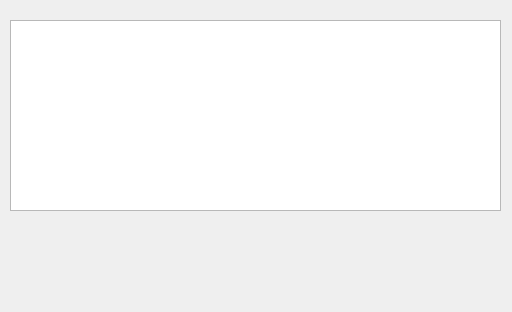
<?xml version="1.0" encoding="UTF-8"?>
<ui version="4.0">
 <class>AwBIDSValidateDialogUi</class>
 <widget class="QWidget" name="AwBIDSValidateDialogUi">
  <property name="geometry">
   <rect>
    <x>0</x>
    <y>0</y>
    <width>512</width>
    <height>312</height>
   </rect>
  </property>
  <property name="windowTitle">
   <string>AwBIDSValidateDialog</string>
  </property>
  <widget class="QTableView" name="tableView">
   <property name="geometry">
    <rect>
     <x>10</x>
     <y>20</y>
     <width>491</width>
     <height>191</height>
    </rect>
   </property>
  </widget>
 </widget>
 <layoutdefault spacing="6" margin="11"/>
 <resources/>
 <connections/>
</ui>
